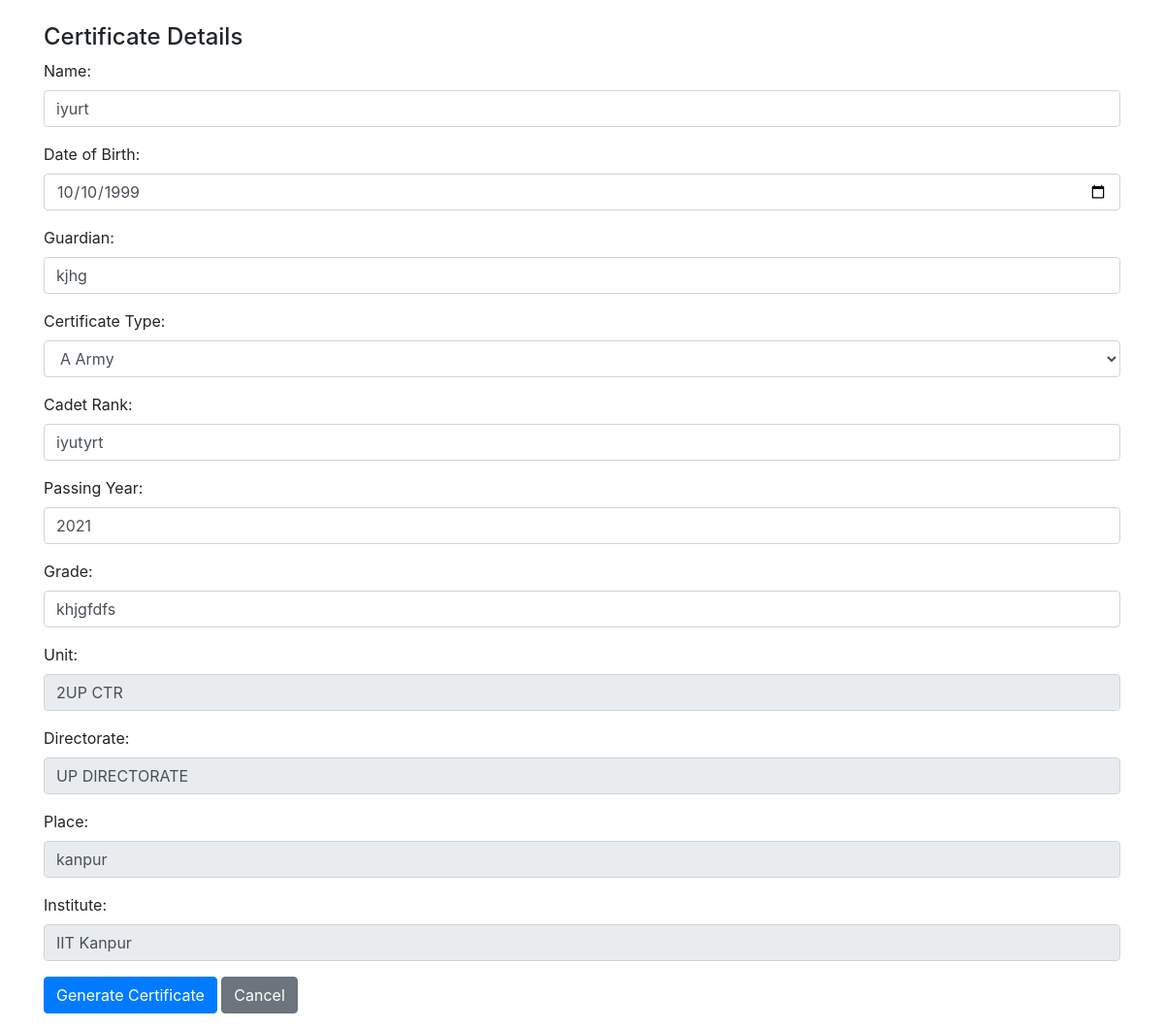
Page /edit/4/ on the committed database.
### mainapp/models.py (models this page shows, shortened)
class Certificate(models.Model):
    CERTIFICATE_TYPE_CHOICES = [
        ('A_Army', 'A Army'),
        ('A_AirForce', 'A AirForce'),
        ('A_Navy', 'A Navy'),
        ('B_AirForce', 'B AirForce'),
        ('B_Army', 'B Army'),
        ('B_Navy', 'B Navy'),
        ('C_Army', 'C Army'),
    ]
    Name = models.CharField(max_length=100, null=True, blank=True)
    DOB = models.DateField(null=True, blank=True)
    Guardian = models.CharField(max_length=100, null=True, blank=True)
    CertificateType = models.CharField(max_length=20, choices=CERTIFICATE_TYPE_CHOICES, null=True, blank=True)
    CadetRank = models.CharField(max_length=20, null=True, blank=True)
    PassingYear = models.IntegerField(null=True, blank=True)
    Grade = models.CharField(max_length=10, null=True, blank=True)
    Unit = models.CharField(max_length=50, null=True, blank=True)
    Directorate = models.CharField(max_length=50, null=True, blank=True)
    Place = models.CharField(max_length=100, null=True, blank=True)
    Institute = models.CharField(max_length=100, null=True, blank=True)
    certificate_number = models.CharField(max_length=50, null=True, blank=True)
    serial_number = models.CharField(max_length=50, null=True, blank=True)
    user_image = models.ImageField(upload_to='media/', null=True, blank=True)
    qr_code = models.ImageField(upload_to='qr_codes/', blank=True)
    final_certificate = models.ImageField(upload_to='media/certificates/', null=True, blank=True)
    is_duplicate = models.BooleanField(default=False)
    reviewer_ceo = models.ForeignKey(settings.AUTH_USER_MODEL, related_name='ceo_reviews', on_delete=models.SET_NULL, null=True, blank=True)
    reviewer_register_head = models.ForeignKey(settings.AUTH_USER_MODEL, related_name='register_head_reviews', on_delete=models.SET_NULL, null=True, blank=True)
    reviewer_staff = models.ForeignKey(settings.AUTH_USER_MODEL, related_name='staff_reviews', on_delete=models.SET_NULL, null=True, blank=True)
    ceo_review_status = models.BooleanField(null=True, blank=True)
    register_head_review_status = models.BooleanField(null=True, blank=True)
    staff_review_status = models.BooleanField(null=True, blank=True)
    signature_image = models.ImageField(upload_to='signatures/', null=True, blank=True)
    is_signed = models.BooleanField(default=False)
    issue_date = models.DateField(auto_now_add=True)
    remarks = models.TextField(blank=True, null=True)

### mainapp/views.py (the view)
# urls.py: path('edit/<int:id>/', edit_student_detail, name='edit_student_detail'),
def edit_student_detail(request, id):
    student_detail = get_object_or_404(StudentDetail, id=id)
    certificate = student_detail.certificate
    if request.method == 'POST':
        certificate_form = CertificateForm(request.POST, request.FILES, instance=certificate)
        if certificate_form.is_valid():
            certificate = certificate_form.save(commit=False)
            try:
                certificate.generate_numbers()
            except ValueError as e:
                print(f"Error generating numbers: {e}")
                return render(request, 'edit_student_detail.html', {
                    'certificate_form': certificate_form,
                    'student_detail': student_detail,
                    'error_message': str(e),
                })
            qr_url = request.build_absolute_uri(f"/qr_scan/{certificate.id}/")
            qr = qrcode.QRCode(
                version=1,
                error_correction=qrcode.constants.ERROR_CORRECT_L,
                box_size=10,
                border=4,
            )
            qr.add_data(qr_url)
            qr.make(fit=True)
            qr_img = qr.make_image(fill_color="black", back_color="white")
            buffer = BytesIO()
            qr_img.save(buffer, format='PNG')
            buffer.seek(0)
            certificate.qr_code.save(f'{certificate.Name}_qr.png', File(buffer))
            jpg_template_path = os.path.join(settings.BASE_DIR, f"templates/certificates/{certificate.CertificateType}.jpg")
            certificate_img = Image.open(jpg_template_path)
            c_army_text_positions = {
                'Name': (197, 816),
                'DOB': (952, 930),
                'Guardian': (989, 837),
                'CadetRank': (896, 754),
                'PassingYear': (565, 1260),
                'Grade': (500, 2400),
                'Unit': (195, 927),
                'Directorate': (460, 1047),
                'Place': (180, 1550),
                'certificate_number': (757, 20),
                'serial_number': (172, 729),
                'qr_code': (68, 286),
                'user_image': (888, 286),
                'issue_date': (195, 1650),
            }
            default_text_positions = {
                'Name': (376, 1316),
                'DOB': (1662, 1504),
                'Guardian': (1763, 1302),
                'CadetRank': (1519, 1132),
                'PassingYear': (1239, 2125),
                'Grade': (486, 2340),
                'Unit': (408, 1495),
                'Directorate': (977, 1715),
                'Place': (408, 2600),
                'certificate_number': (1593, 52),
                'serial_number': (394, 1114),
                'qr_code': (215, 251),
                'user_image': (1721, 251),
                'issue_date': (422, 2790),
            }
            if certificate.CertificateType == 'C_Army':
                text_positions = c_army_text_positions
                qr_img_size = (200, 200)
                user_img_size = (200, 200)
                font_size = 35
            else:
                text_positions = default_text_positions
                qr_img_size = (400, 400)
                user_img_size = (400, 400)
                font_size = 60
            qr_img = qr_img.resize(qr_img_size)
            certificate_img.paste(qr_img, text_positions['qr_code'])
            if certificate.user_image:
                user_img = Image.open(certificate.user_image.path)
                user_img = user_img.resize(user_img_size)
                certificate_img.paste(user_img, text_positions['user_image'])
            draw = ImageDraw.Draw(certificate_img)
            font_path = os.path.join(settings.BASE_DIR, "arial.ttf")
            font = ImageFont.truetype(font_path, font_size)
            for field, pos in text_positions.items():
                if field not in ['qr_code', 'user_image'] and hasattr(certificate, field):
                    value = str(getattr(certificate, field))
                    if field == 'issue_date':
                        value = certificate.issue_date.strftime('%d/%m/%Y')
                    if field == 'DOB':
                        value = certificate.DOB.strftime('%d/%m/%Y')
                    draw.text(pos, value, font=font, fill="black")
            final_buffer = BytesIO()
            certificate_img.save(final_buffer, format='JPEG')
            final_buffer.seek(0)
            certificate.final_certificate.save(f'{certificate.Name}_certificate.jpg', File(final_buffer))
            certificate.save()
            return redirect('dashboard')
        else:
            print("Certificate Form Errors: ", certificate_form.errors)
    else:
        certificate_form = CertificateForm(instance=certificate)
    return render(request, 'edit_student_detail.html', {
        'certificate_form': certificate_form,
        'student_detail': student_detail,
    })

### mainapp/templates/edit_student_detail.html (shortened to what this page needs)
<!DOCTYPE html>
<html lang="en">
<head>
    <link rel="stylesheet" href="https://stackpath.bootstrapcdn.com/bootstrap/4.5.2/css/bootstrap.min.css">
</head>
<body>
    <div class="container mt-4">
        <form id="editForm" method="post" enctype="multipart/form-data">
            <h4>Certificate Details</h4>
            <div class="form-group">
                <label for="{{ certificate_form.Name.id_for_label }}">Name:</label>
                {{ certificate_form.Name }}
            </div>
            <div class="form-group">
                <label for="{{ certificate_form.DOB.id_for_label }}">Date of Birth:</label>
                {{ certificate_form.DOB }}
            </div>
            <div class="form-group">
                <label for="{{ certificate_form.Guardian.id_for_label }}">Guardian:</label>
                {{ certificate_form.Guardian }}
            </div>
            <div class="form-group">
                <label for="{{ certificate_form.CertificateType.id_for_label }}">Certificate Type:</label>
                {{ certificate_form.CertificateType }}
            </div>
            <div class="form-group">
                <label for="{{ certificate_form.CadetRank.id_for_label }}">Cadet Rank:</label>
                {{ certificate_form.CadetRank }}
            </div>
            <div class="form-group">
                <label for="{{ certificate_form.PassingYear.id_for_label }}">Passing Year:</label>
                {{ certificate_form.PassingYear }}
            </div>
            <div class="form-group">
                <label for="{{ certificate_form.Grade.id_for_label }}">Grade:</label>
                {{ certificate_form.Grade }}
            </div>
            <div class="form-group">
                <label for="{{ certificate_form.Unit.id_for_label }}">Unit:</label>
                {{ certificate_form.Unit }}
            </div>
            <div class="form-group">
                <label for="{{ certificate_form.Directorate.id_for_label }}">Directorate:</label>
                {{ certificate_form.Directorate }}
            </div>
            <div class="form-group">
                <label for="{{ certificate_form.Place.id_for_label }}">Place:</label>
                {{ certificate_form.Place }}
            </div>
            <div class="form-group">
                <label for="{{ certificate_form.Institute.id_for_label }}">Institute:</label>
                {{ certificate_form.Institute }}
            </div>
            <div class="form-group">
            <button type="submit" class="btn btn-primary">Generate Certificate</button>
            <a href="{% url 'cert' %}" class="btn btn-secondary">Cancel</a>
        </form>
    </div>
</body>
</html>

### rows in the picture
Certificate: Name "iyurt", DOB "10/10/1999", Guardian "kjhg", CertificateType "A Army", CadetRank "iyutyrt", PassingYear "2021", Grade "khjgfdfs", Unit "2UP CTR", Directorate "UP DIRECTORATE", Place "kanpur", Institute "IIT Kanpur"
